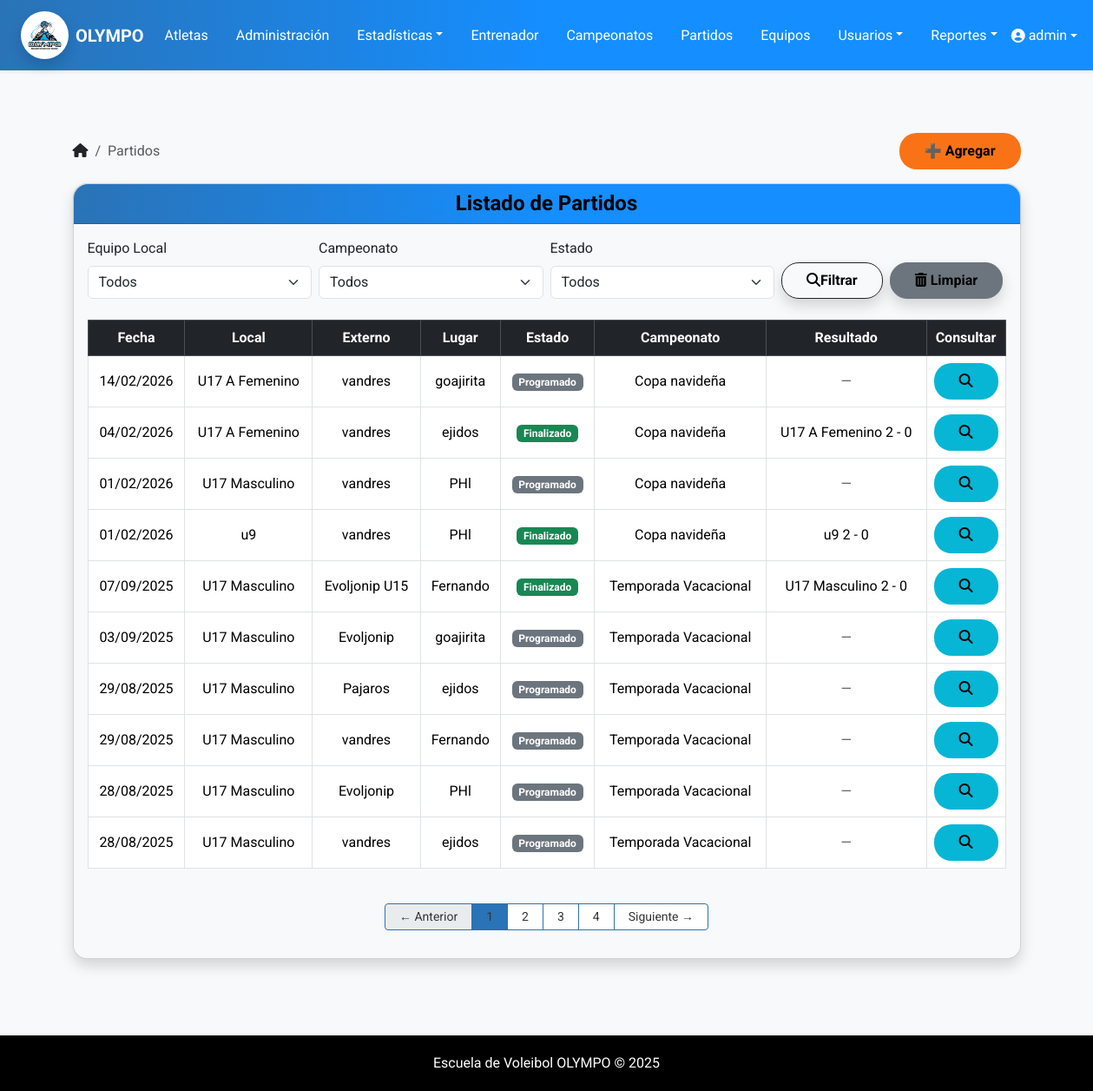
The app's page /atletas/partidos/ (signed in) with its own data.
### atletas/models.py (models this page shows, shortened)
class Partido(models.Model):
    ESTADOS = [
        ('programado', 'Programado'),
        ('en_curso', 'En curso'),
        ('finalizado', 'Finalizado'),
        ('cancelado', 'Cancelado'),
    ]
    FORMATOS = [
        ('3-2', 'Ganar 2 de 3 sets'),
        ('5-3', 'Ganar 3 de 5 sets'),
    ]
    equipo_local = models.ForeignKey(Equipo, on_delete=models.CASCADE, related_name='partidos')
    equipo_externo = models.CharField(max_length=100)
    fecha = models.DateField()
    hora = models.TimeField()
    lugar = models.CharField(max_length=150)
    campeonato = models.ForeignKey(Campeonato, on_delete=models.SET_NULL, null=True, blank=True)
    observaciones = models.TextField(blank=True, null=True)
    estado = models.CharField(max_length=20, choices=ESTADOS, default='programado')
    formato_partido = models.CharField(max_length=5, choices=FORMATOS, default='5-3')
    ganador = models.CharField(max_length=20, choices=[('local', 'Equipo Local'), ('externo', 'Equipo Externo')], null=True, blank=True)
    set1_local = models.PositiveIntegerField(null=True, blank=True)
    set1_externo = models.PositiveIntegerField(null=True, blank=True)
    set2_local = models.PositiveIntegerField(null=True, blank=True)
    set2_externo = models.PositiveIntegerField(null=True, blank=True)
    set3_local = models.PositiveIntegerField(null=True, blank=True)
    set3_externo = models.PositiveIntegerField(null=True, blank=True)
    set4_local = models.PositiveIntegerField(null=True, blank=True)
    set4_externo = models.PositiveIntegerField(null=True, blank=True)
    set5_local = models.PositiveIntegerField(null=True, blank=True)
    set5_externo = models.PositiveIntegerField(null=True, blank=True)
    def resultado_final(self):
        sets_local = 0
        sets_externo = 0
        for i in range(1, 6):
            local = getattr(self, f"set{i}_local")
            externo = getattr(self, f"set{i}_externo")
            if local is not None and externo is not None:
                if local > externo:
                    sets_local += 1
                elif externo > local:
                    sets_externo += 1
        return f"{sets_local} - {sets_externo}"
    @property
    def resultado_con_nombre(self):
        if self.estado != 'finalizado':
            return None
        resultado = self.resultado_final()
        if self.ganador == 'local':
            return f"{self.equipo_local.nombre} {resultado}"
        elif self.ganador == 'externo':
            return f"{self.equipo_externo} {resultado}"
        return "—"

class Equipo(models.Model):
    SEXO_CHOICES = [
        ('masculino', 'Masculino'),
        ('femenino', 'Femenino'),
        ('mixto', 'Mixto'),
    ]
    nombre = models.CharField(max_length=100)
    entrenador = models.ForeignKey(Entrenador, on_delete=models.CASCADE)
    atletas = models.ManyToManyField(Atleta)
    categoria = models.CharField(max_length=50)
    sexo_equipo = models.CharField(max_length=10, choices=SEXO_CHOICES, null=True, blank=True)
    edad_tope = models.PositiveIntegerField(null=True, blank=True)

class Campeonato(models.Model):
    TIPO_CHOICES = [
        ('formal', 'Formal'),
        ('amistoso', 'Amistoso'),
    ]
    nombre = models.CharField(max_length=100)
    tipo = models.CharField(max_length=10, choices=TIPO_CHOICES)
    anio = models.PositiveIntegerField()
    fecha_inicio = models.DateField(blank=True, null=True)
    descripcion = models.TextField(blank=True)

### atletas/views.py (the view)
# urls.py: path('partidos/', views.lista_partidos, name='lista_partidos'),
@user_passes_test(lambda u: es_admin(u) or es_entrenador(u))
def lista_partidos(request):
    partidos = Partido.objects.order_by('-fecha', '-hora')
    equipo_id = request.GET.get('equipo', '').strip()
    campeonato_id = request.GET.get('campeonato', '').strip()
    estado = request.GET.get('estado', '').strip()
    if equipo_id:
        partidos = partidos.filter(equipo_local_id=equipo_id)
    if campeonato_id:
        partidos = partidos.filter(campeonato_id=campeonato_id)
    if estado:
        partidos = partidos.filter(estado=estado)
    paginator = Paginator(partidos, 10)
    page_number = request.GET.get('page')
    page_obj = paginator.get_page(page_number)
    equipos = Equipo.objects.order_by('nombre')
    campeonatos = Campeonato.objects.order_by('-fecha_inicio')
    estados = [
        ("programado", "Programado"),
        ("en_curso", "En curso"),
        ("finalizado", "Finalizado"),
    ]
    context = {
        'page_obj': page_obj,
        'equipos': equipos,
        'campeonatos': campeonatos,
        'estados': estados,
        'filtros': {
            'equipo': equipo_id,
            'campeonato': campeonato_id,
            'estado': estado,
        }
    }
    return render(request, 'partidos/lista_partidos.html', context)

### atletas/context_processors.py (called while the page is built)
def role_flags(request):
    u = request.user
    atleta_id = None
    if u.is_authenticated and es_atleta(u):  # ✅ propiedad
        if hasattr(u, "atleta"):
            atleta_id = u.atleta.id
    return {
        "is_admin": es_admin(u),
        "is_trainer": es_entrenador(u),
        "is_athlete": es_atleta(u),
        "atleta_id": atleta_id,
    }

### atletas/utils/roles.py (called while the page is built)
def es_admin(user):
    return user.is_authenticated and (user.is_superuser or user.groups.filter(name='Administrador').exists())

def es_entrenador(user):
    return user.is_authenticated and (
        user.groups.filter(name='Entrenador').exists() or hasattr(user, 'entrenador')
    )

def es_atleta(user):
    return user.is_authenticated and hasattr(user, 'atleta')  # por la OneToOne

### templates/partidos/lista_partidos.html (shortened to what this page needs)
{% extends 'base.html' %}
{% load static %}
{% block content %}
<div class="container mt-4">
  <div class="d-flex justify-content-between align-items-center mb-3">
    <nav aria-label="breadcrumb" class="mb-0">
      <ol class="breadcrumb mb-0">
        <li class="breadcrumb-item">
          <a href="{% url 'menu_principal' %}" class="text-dark">
            <i class="fa-solid fa-house"></i>
          </a>
        </li>
        <li class="breadcrumb-item active" aria-current="page">Partidos</li>
      </ol>
    </nav>
    <a href="{% url 'registrar_partido' %}" class="btn" style="background: #f97316;">
      ➕ Agregar
    </a>
  </div>
  <div class="card shadow rounded-4">
    <div class="card-header bg-dark text-white text-center rounded-top-4">
      <h4 class="mb-0">Listado de Partidos</h4>
    </div>
    <div class="card-body bg-light rounded-bottom-4">
      <form method="get" class="row g-2 align-items-end mb-4">
        <div class="col-md-3">
          <label class="form-label">Equipo Local</label>
          <select name="equipo" class="form-select">
            <option value="">Todos</option>
          </select>
        </div>
        <div class="col-md-3">
          <label class="form-label">Campeonato</label>
          <select name="campeonato" class="form-select">
            <option value="">Todos</option>
          </select>
        </div>
        <div class="col-md-3">
          <label class="form-label">Estado</label>
          <select name="estado" class="form-select">
            <option value="">Todos</option>
          </select>
        </div>
        <div class="col-md-3 d-flex gap-2">
          <button type="submit" class="btn btn-outline-dark shadow">
            <i class="fas fa-search"></i>Filtrar</button>
          <a href="{% url 'lista_partidos' %}" class="btn btn-secondary  shadow"> <i class="fas fa-trash-alt"></i> Limpiar</a>
        </div>
      </form>
      {% if page_obj %}
      <div class="table-responsive">
        <table class="table table-bordered table-hover text-center align-middle">
          <thead class="table-dark">
            <tr>
              <th>Fecha</th>
              <th>Local</th>
              <th>Externo</th>
              <th>Lugar</th>
              <th>Estado</th>
              <th>Campeonato</th>
              <th>Resultado</th>
              <th style="width: 8%;">Consultar</th>
            </tr>
          </thead>
          <tbody>
            {% for partido in page_obj %}
            <tr>
              <td>{{ partido.fecha|date:"d/m/Y" }}</td>
              <td>{{ partido.equipo_local.nombre }}</td>
              <td>{{ partido.equipo_externo }}</td>
              <td>{{ partido.lugar }}</td>
              <td>
                <span class="badge
                  {% if partido.estado == 'programado' %} bg-secondary
                  {% elif partido.estado == 'finalizado' %} bg-success
                  {% elif partido.estado == 'en_curso' %} bg-warning
                  {% else %} bg-dark {% endif %}">
                  {{ partido.estado|capfirst }}
                </span>
              </td>
              <td>{{ partido.campeonato.nombre }}</td>
              <td>
                {% if partido.estado == 'finalizado' %}
                  {{ partido.resultado_con_nombre }}
                {% else %}
                  <span class="text-muted">—</span>
                {% endif %}
              </td>
              <td>
                <a href="{% url 'detalle_partido' partido.id %}" class="btn" style="background: #06b6d4;">
                  <i class="fas fa-search"></i>
                </a>
              </td>
            </tr>
            {% endfor %}
          </tbody>
        </table>
      </div>
      {% with request.GET.urlencode as query_params %}
        {% with query_params|cut:'page='|cut:'&page=' as base_query %}
          <div class="d-flex justify-content-center mt-4">
            <nav>
              <ul class="pagination pagination-sm">
                {% if page_obj.has_previous %}
                  <li class="page-item">
                    <a class="page-link px-3 py-1" href="?page={{ page_obj.previous_page_number }}&{{ base_query }}">← Anterior</a>
                  </li>
                {% else %}
                  <li class="page-item disabled">
                    <span class="page-link px-3 py-1">← Anterior</span>
                  </li>
                {% endif %}
                {% for num in page_obj.paginator.page_range %}
                  {% if page_obj.number == num %}
                    <li class="page-item active">
                      <span class="page-link px-3 py-1">{{ num }}</span>
                    </li>
                  {% else %}
                    <li class="page-item">
                      <a class="page-link px-3 py-1" href="?page={{ num }}&{{ base_query }}">{{ num }}</a>
                    </li>
                  {% endif %}
                {% endfor %}
                {% if page_obj.has_next %}
                  <li class="page-item">
                    <a class="page-link px-3 py-1" href="?page={{ page_obj.next_page_number }}&{{ base_query }}">Siguiente →</a>
                  </li>
                {% else %}
                  <li class="page-item disabled">
                    <span class="page-link px-3 py-1">Siguiente →</span>
                  </li>
                {% endif %}
              </ul>
            </nav>
          </div>
        {% endwith %}
      {% endwith %}
      {% else %}
        <div class="alert alert-info text-center">No hay partidos registrados aún.</div>
      {% endif %}
    </div>
  </div>
</div>
{% endblock %}

### templates/base.html (shortened to what this page needs)
<!DOCTYPE html>
{% load static %}
<html lang="es">
<head>
    <link href="https://cdn.jsdelivr.net/npm/bootstrap@5.3.3/dist/css/bootstrap.min.css" rel="stylesheet">
    <link rel="stylesheet" href="https://cdnjs.cloudflare.com/ajax/libs/font-awesome/6.5.0/css/all.min.css">
    <link rel="stylesheet" href="{% static 'css/estilos.css' %}">
</head>
<body>
    <nav class="navbar navbar-expand-lg bg-escovol navbar-dark shadow-sm">
        <div class="container-fluid px-4">
            <a class="navbar-brand d-flex align-items-center">
                <img src="{% static 'img/logo-olympo.jpeg' %}" alt="Logo Olympo" width="55" height="55" class="me-2 rounded-circle shadow">
                <span class="fw-bold text-white">OLYMPO</span>
            </a>
            <div class="collapse navbar-collapse justify-content-between" id="navbarMenu">
                <ul class="navbar-nav mx-auto gap-3">
                    {% if is_admin or is_trainer %}
                        <li class="nav-item"><a class="nav-link text-white" href="{% url 'lista_atletas' %}">Atletas</a></li>
                        <li class="nav-item"><a class="nav-link text-white" href="{% url 'administracion' %}">Administración</a></li>
                        <li class="nav-item dropdown">
                            <a class="nav-link dropdown-toggle text-white" href="#" data-bs-toggle="dropdown">Estadísticas</a>
                        </li>
                        <li class="nav-item"><a class="nav-link text-white" href="{% url 'lista_entrenadores' %}">Entrenador</a></li>
                        <li class="nav-item"><a class="nav-link text-white" href="{% url 'lista_campeonatos' %}">Campeonatos</a></li>
                        <li class="nav-item"><a class="nav-link text-white" href="{% url 'lista_partidos' %}">Partidos</a></li>
                        <li class="nav-item"><a class="nav-link text-white" href="{% url 'listar_equipos' %}">Equipos</a></li>
                        {% if is_admin %}
                            <li class="nav-item dropdown">
                                <a class="nav-link dropdown-toggle text-white" href="#" data-bs-toggle="dropdown">Usuarios</a>
                            </li>
                        {% endif %}
                        <li class="nav-item dropdown">
                            <a class="nav-link dropdown-toggle text-white" href="#" data-bs-toggle="dropdown">Reportes</a>
                        </li>
                    {% endif %}
                </ul>
                <ul class="navbar-nav">
                    {% if user.is_authenticated %}
                        <li class="nav-item dropdown">
                            <a class="nav-link dropdown-toggle d-flex align-items-center text-white" href="#" role="button" data-bs-toggle="dropdown">
                                <i class="fa-solid fa-user-circle me-1"></i>
                                {{ user.get_full_name|default:user.username }}
                            </a>
                        </li>
                    {% else %}
                        <li class="nav-item">
                            <a class="nav-link text-white fw-semibold" href="{% url 'login' %}">
                                <i class="fas fa-sign-in-alt me-1"></i> Iniciar sesión
                            </a>
                        </li>
                    {% endif %}
                </ul>
            </div>
        </div>
    </nav>
    <main class="container py-5">
        {% block content %}{% endblock %}
    </main>
    <footer>
        Escuela de Voleibol OLYMPO © {{ year|default:2025 }}
    </footer>
</body>
</html>

### static/css/estilos.css (style rules this page uses)
.card-header { background: linear-gradient(to right, #1A4B7D, #2A73B6, #5C9DCC); color: #f8f4f4 !important; box-shadow: 0 2px 4px rgba(0, 0, 0, 0.1); }
.card-header h4 { font-weight: bold; }
.btn-success, .btn-danger, .btn-warning, .btn-secondary, .btn-info, .btn-primary, .btn { padding: 8px 28px; border-radius: 20px; line-height: 24px; font-weight: bold; color: black; }
.pagination .page-link { color: #343434; }
.pagination .page-item.active .page-link { background-color: #2A73B6; border-color: #2A73B6; }
.pagination .page-item .page-link { border-color: #2A73B6; }

### templates/base.html (style rules this page uses)
html, body { height: 100%; margin: 0; display: flex; flex-direction: column; }
main { flex: 1; }
body { font-family: 'Roboto', sans-serif; background-color: #f8f9fa; color: #212529; }
.navbar-brand { font-weight: bold; color: #070303 !important; }
.bg-escovol { background: linear-gradient(to right, #2A73B6, #158EFF, #158EFF); }
footer { margin-top: 40px; padding: 20px 0; background-color: #000000; color: white; text-align: center; }
.card-header { background: linear-gradient(to right, #2A73B6, #158EFF, #158EFF); color: #000000 !important; box-shadow: 0 2px 4px rgba(0, 0, 0, 0.1); }
.pagination .page-link { color: #343434; }
.pagination .page-item.active .page-link { background-color: #2A73B6; border-color: #2A73B6; }
.pagination .page-item .page-link { border-color: #2A73B6; }

### records on screen
Partido: fecha "14/02/2026", equipo_local.nombre "U17 A Femenino", equipo_externo "vandres", lugar "goajirita", estado "Programado", campeonato.nombre "Copa navideña"
Partido: fecha "04/02/2026", equipo_local.nombre "U17 A Femenino", equipo_externo "vandres", lugar "ejidos", estado "Finalizado", campeonato.nombre "Copa navideña", resultado_con_nombre "U17 A Femenino 2 - 0"
Partido: fecha "01/02/2026", equipo_local.nombre "U17 Masculino", equipo_externo "vandres", lugar "PHl", estado "Programado", campeonato.nombre "Copa navideña"
Partido: fecha "01/02/2026", equipo_local.nombre "u9", equipo_externo "vandres", lugar "PHl", estado "Finalizado", campeonato.nombre "Copa navideña", resultado_con_nombre "u9 2 - 0"
Partido: fecha "07/09/2025", equipo_local.nombre "U17 Masculino", equipo_externo "Evoljonip U15", lugar "Fernando", estado "Finalizado", campeonato.nombre "Temporada Vacacional", resultado_con_nombre "U17 Masculino 2 - 0"
Partido: fecha "03/09/2025", equipo_local.nombre "U17 Masculino", equipo_externo "Evoljonip", lugar "goajirita", estado "Programado", campeonato.nombre "Temporada Vacacional"
Partido: fecha "29/08/2025", equipo_local.nombre "U17 Masculino", equipo_externo "Pajaros", lugar "ejidos", estado "Programado", campeonato.nombre "Temporada Vacacional"
Partido: fecha "29/08/2025", equipo_local.nombre "U17 Masculino", equipo_externo "vandres", lugar "Fernando", estado "Programado", campeonato.nombre "Temporada Vacacional"
Partido: fecha "28/08/2025", equipo_local.nombre "U17 Masculino", equipo_externo "Evoljonip", lugar "PHl", estado "Programado", campeonato.nombre "Temporada Vacacional"
Partido: fecha "28/08/2025", equipo_local.nombre "U17 Masculino", equipo_externo "vandres", lugar "ejidos", estado "Programado", campeonato.nombre "Temporada Vacacional"

### other values on screen
{{ user.get_full_name|default:user.username }} "admin"
{{ num }} "1"
{{ num }} "2" "3" "4"
{{ year|default:2025 }} "2025"
